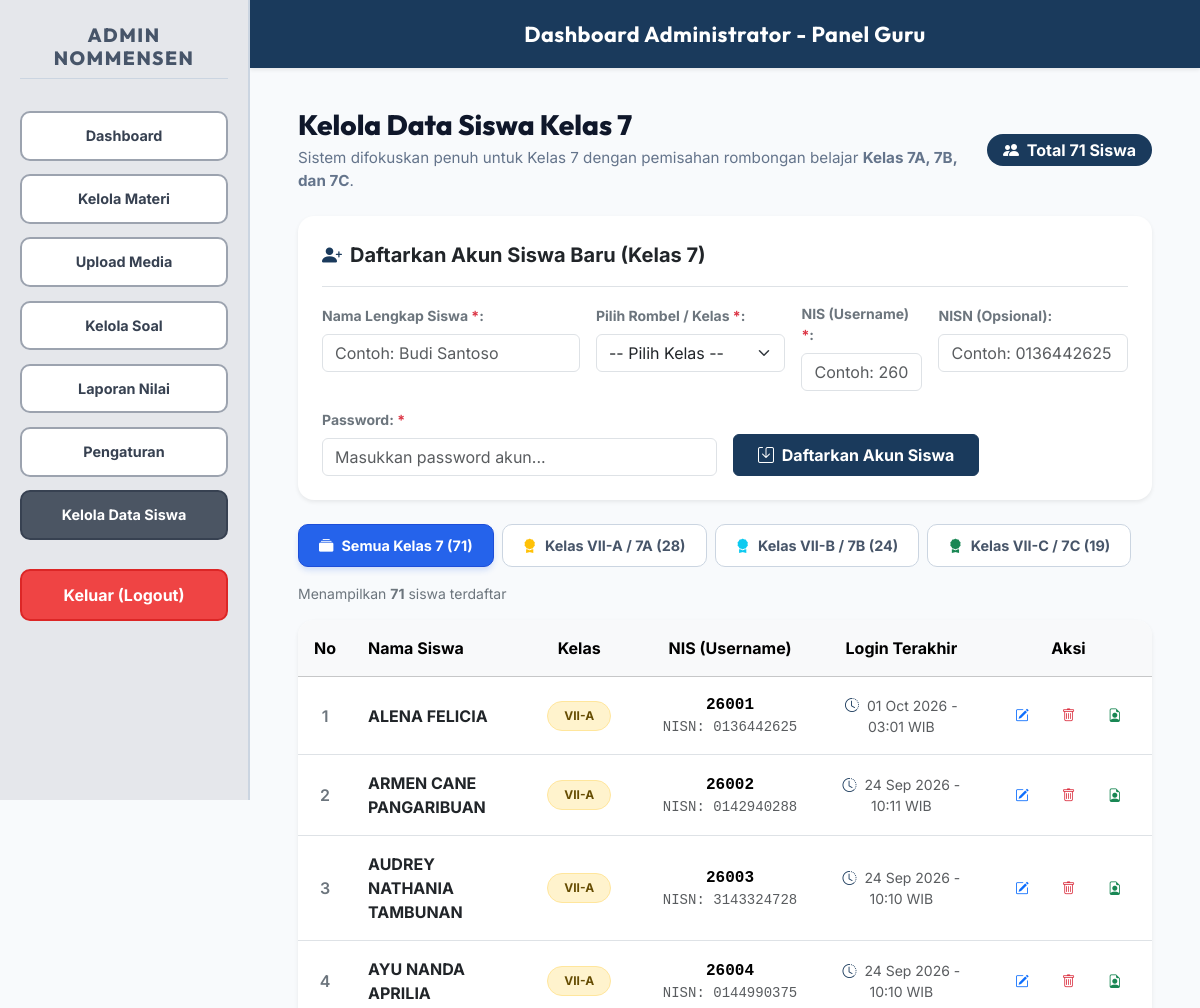
/admin/kelola_siswa.php (signed in, upper part), run on an earlier commit of the app's database.
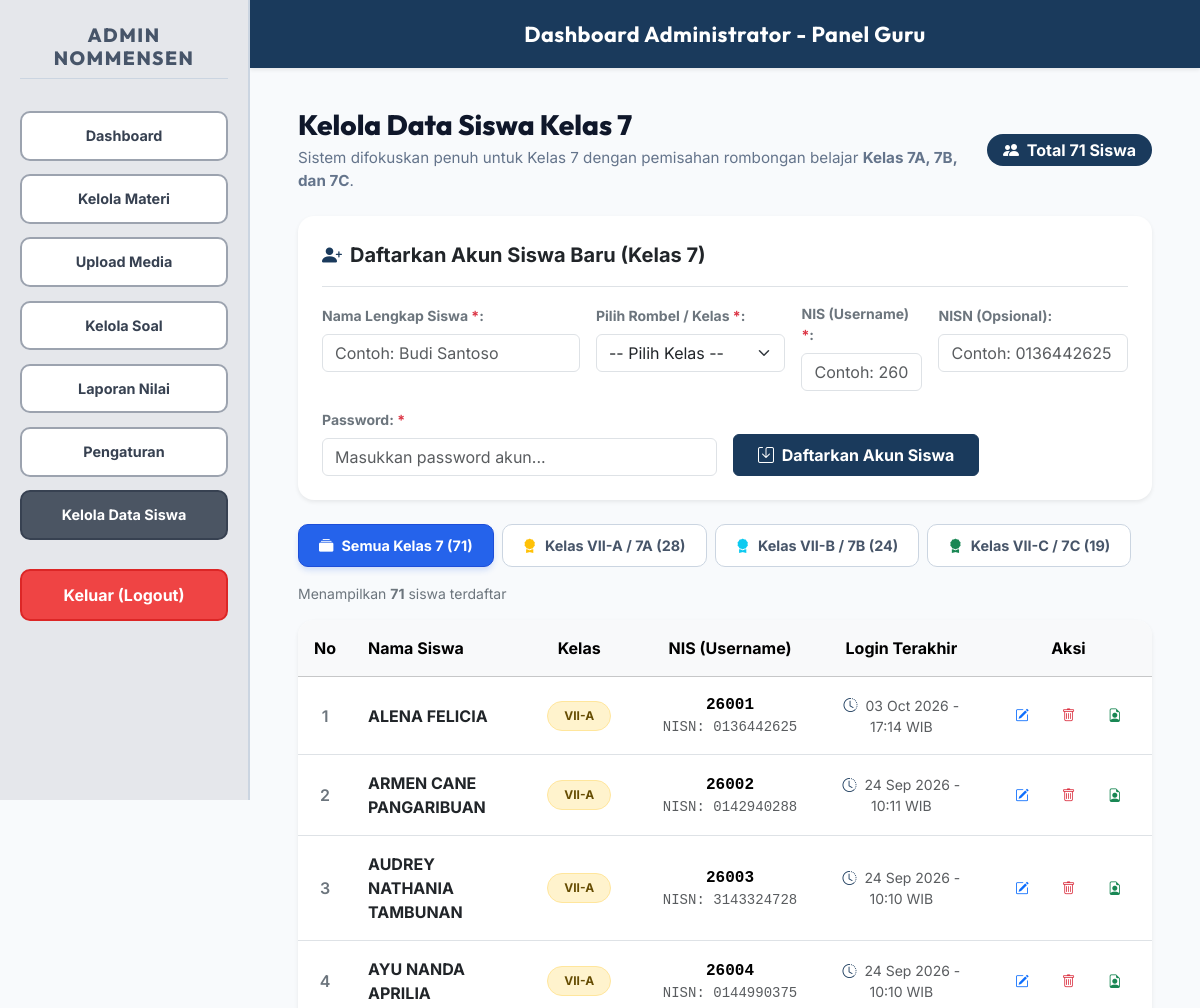
And on a later commit of the database.
### tables this page shows
CREATE TABLE `tb_siswa` (
  `id_siswa` int(11) NOT NULL AUTO_INCREMENT,
  `nis` varchar(20) NOT NULL,
  `nisn` varchar(20) DEFAULT NULL,
  `nama_siswa` varchar(100) NOT NULL,
  `password` varchar(255) NOT NULL,
  `kelas` varchar(50) NOT NULL,
  `last_login` datetime DEFAULT NULL,
  `created_at` timestamp NOT NULL DEFAULT current_timestamp(),
  PRIMARY KEY (`id_siswa`),
  UNIQUE KEY `nis` (`nis`),
  UNIQUE KEY `nisn` (`nisn`)
);

### admin/kelola_siswa.php (the view, shortened to what the rows shown need)
<?php
require_once '../config.php';
$filter_kelas = isset($_GET['kelas']) ? trim($_GET['kelas']) : '';
try {
    $sql_students = "SELECT * FROM tb_siswa WHERE 1=1";
    $p_students = [];
    $sql_students .= " ORDER BY kelas ASC, nama_siswa ASC";
    $stmt_st = $pdo->prepare($sql_students);
    $stmt_st->execute($p_students);
    $students = $stmt_st->fetchAll();
} catch (PDOException $e) {
    die("Error database saat memuat daftar siswa: " . $e->getMessage());
}
?>
<!DOCTYPE html>
<html lang="id">
<head>
    <link href="https://cdn.jsdelivr.net/npm/bootstrap@5.3.3/dist/css/bootstrap.min.css" rel="stylesheet">
    <link rel="stylesheet" href="https://cdn.jsdelivr.net/npm/bootstrap-icons@1.11.3/font/bootstrap-icons.min.css">
    <link rel="stylesheet" href="../assets/css/style.css?v=4.3.0">
</head>
<body class="admin-body">
    <div class="admin-layout">
        <main class="main-content">
            <div class="d-flex flex-column flex-md-row justify-content-between align-items-md-center gap-3 mb-4">
                <div>
                    <h2 style="font-family: 'Outfit', sans-serif; font-size: 1.75rem; font-weight: 800; color: #0f172a; margin: 0;">
                        Kelola Data Siswa Kelas 7
                    </h2>
                </div>
            </div>
            <div class="card border-0 shadow-sm rounded-4 bg-white overflow-hidden mb-4">
                <div class="table-responsive">
                    <table class="table table-hover align-middle mb-0">
                        <thead class="table-light">
                            <tr>
                                <th class="py-3 px-3 text-center" style="width: 50px;">No</th>
                                <th class="py-3 px-3">Nama Siswa</th>
                                <th class="py-3 px-3 text-center" style="width: 140px;">Kelas</th>
                                <th class="py-3 px-3 text-center" style="width: 200px;">NIS (Username)</th>
                                <th class="py-3 px-3 text-center" style="width: 200px;">Login Terakhir</th>
                                <th class="py-3 px-3 text-center" style="width: 150px;">Aksi</th>
                            </tr>
                        </thead>
                        <tbody>
                            <?php if (empty($students)): ?>
                                <tr>
                                    <td colspan="6" class="text-center text-muted py-5">
                                        <i class="bi bi-people fs-1 d-block mb-2 text-secondary"></i>
                                        Belum ada akun siswa pada kategori kelas ini.
                                    </td>
                                </tr>
                            <?php else: ?>
                                <?php $no = 1; foreach ($students as $student): ?>
                                    <?php
                                    $badge_class = 'bg-primary-subtle text-primary';
                                    if ($student['kelas'] === 'VII-A') $badge_class = 'bg-warning-subtle text-warning-emphasis border border-warning-subtle';
                                    elseif ($student['kelas'] === 'VII-B') $badge_class = 'bg-info-subtle text-info-emphasis border border-info-subtle';
                                    elseif ($student['kelas'] === 'VII-C') $badge_class = 'bg-success-subtle text-success-emphasis border border-success-subtle';
                                    ?>
                                    <tr>
                                        <td class="py-3 px-3 text-center text-secondary fw-semibold"><?= $no++ ?></td>
                                        <td class="py-3 px-3 fw-bold text-dark">
                                            <?= htmlspecialchars($student['nama_siswa']) ?>
                                        </td>
                                        <td class="py-3 px-3 text-center">
                                            <span class="badge <?= $badge_class ?> px-3 py-2 rounded-pill fw-bold">
                                                <?= htmlspecialchars($student['kelas']) ?>
                                            </span>
                                        </td>
                                        <td class="py-3 px-3 text-center font-monospace">
                                            <strong><?= htmlspecialchars($student['nis']) ?></strong>
                                            <?php if (!empty($student['nisn']) && $student['nisn'] !== $student['nis']): ?>
                                                <div class="text-muted small" style="font-family: inherit;">NISN: <?= htmlspecialchars($student['nisn']) ?></div>
                                            <?php endif; ?>
                                        </td>
                                        <td class="py-3 px-3 text-center small text-muted">
                                            <?php if ($student['last_login']): ?>
                                                <i class="bi bi-clock-history me-1 text-primary"></i>
                                                <?= date('d M Y - H:i', strtotime($student['last_login'])) ?> WIB
                                            <?php else: ?>
                                                <span class="text-muted fst-italic">Belum pernah login</span>
                                            <?php endif; ?>
                                        </td>
                                        <td class="py-3 px-3 text-center">
                                            <div class="d-inline-flex gap-1">
                                                <a href="kelola_siswa.php?edit_siswa_id=<?= $student['id_siswa'] ?><?= !empty($filter_kelas) ? '&kelas=' . urlencode($filter_kelas) : '' ?>" class="btn btn-sm btn-outline-primary" title="Edit Akun">
                                                    <i class="bi bi-pencil-square"></i>
                                                </a>
                                                <a href="kelola_siswa.php?delete_siswa_id=<?= $student['id_siswa'] ?><?= !empty($filter_kelas) ? '&kelas=' . urlencode($filter_kelas) : '' ?>" class="btn btn-sm btn-outline-danger" onclick="return confirm('Apakah Anda yakin ingin menghapus akun <?= htmlspecialchars(addslashes($student['nama_siswa'])) ?> beserta seluruh riwayat nilainya?')" title="Hapus Akun">
                                                    <i class="bi bi-trash"></i>
                                                </a>
                                                <a href="laporan_nilai.php?tab=raport&raport_siswa=<?= $student['id_siswa'] ?>" class="btn btn-sm btn-outline-success" title="Lihat Raport">
                                                    <i class="bi bi-file-earmark-person"></i>
                                                </a>
                                            </div>
                                        </td>
                                    </tr>
                                <?php endforeach; ?>
                            <?php endif; ?>
                        </tbody>
                    </table>
                </div>
            </div>
        </main>
    </div>
</body>
</html>

What changed in the data, as far as the page shows it:
changed tb_siswa "ALENA FELICIA": last_login "01 Oct 2026 - 03:01" → "03 Oct 2026 - 17:14"
